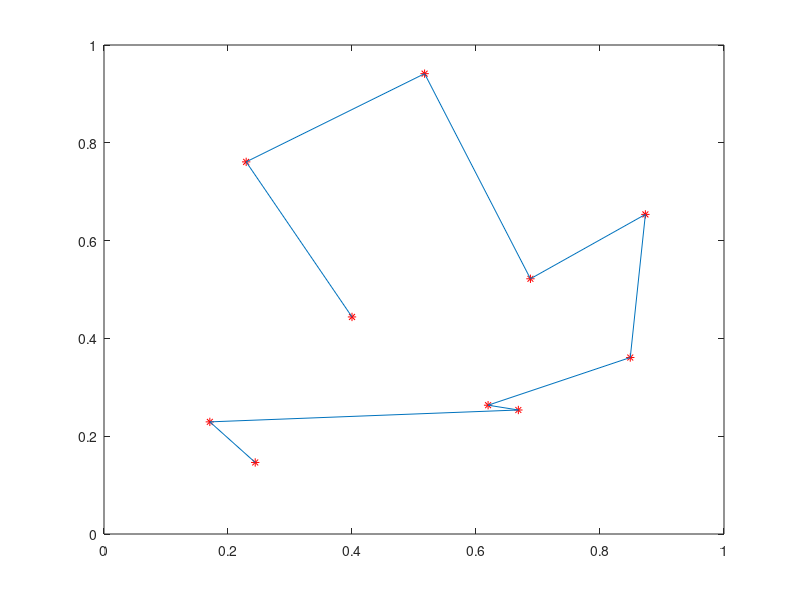

MATLAB code to generate this figure:
%% data
load('./data_lab2/cities.dat')

w = randn(10,2);
epochs =20;
step = 0.2;


%% training

for i=1:epochs + 1
    
    neighborhood = round(2 - ((i-1)*0.1));
    
    for j=1:10%cities
        city = cities(j,:);
        
        best = inf;
        bestindex = 0;
        for k = 1:10 %weights
            sub = city - w(k,:);
            dif = sub * sub';
            if dif < best
                best = dif;
                bestindex = k;
            end
        end
        
        %neighborhood 50 or 50/2??
        for p = max(1,bestindex-neighborhood):min(10,bestindex+neighborhood)
            w(p,:) = w(p,:) + step.*(city - w(p,:)); %last p or bestindex?, I guess p
        end
        
        if bestindex-neighborhood <= 0
            w(10,:) = w(10,:) + step.*(city - w(10,:));
            if bestindex-neighborhood == -1
                w(9,:) = w(9,:) + step.*(city - w(9,:));
            end
        end
        
        if bestindex+neighborhood >= 11
            w(1,:) = w(1,:) + step.*(city - w(1,:));
            if bestindex+neighborhood == 12
                w(2,:) = w(2,:) + step.*(city - w(2,:));
            end
        end
        
    end
    
end

pos = zeros(1,10);

for j=1:10 %animals
    city = cities(j,:);
    
    best = inf;
    bestindex = 0;
    for k = 1:10 %weights
        sub = city - w(k,:);
        dif = sub * sub';
        if dif < best
            best = dif;
            bestindex = k;
        end
    end
    pos(j) = bestindex;
    
    
end

[~,index] = sort(pos);
citiessorted = cities(index,:);

plot(cities(:,1),cities(:,2),'*r')
hold on
plot(citiessorted(:,1),citiessorted(:,2))
hold off
